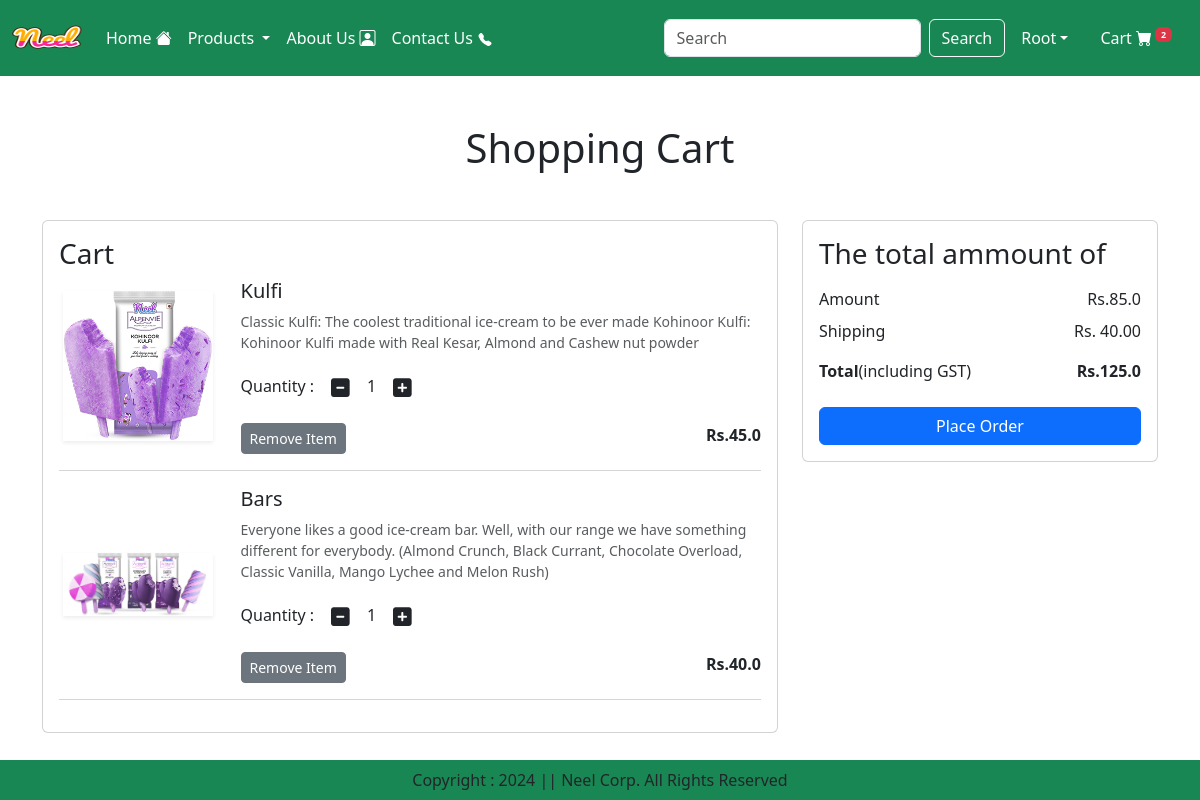
Page /cart/ (signed in) on the committed database.
### app/models.py (models this page shows, shortened)
class Cart(models.Model):
    user = models.ForeignKey(User,on_delete=models.CASCADE)
    product = models.ForeignKey(Product,on_delete=models.CASCADE)
    quantity = models.PositiveIntegerField(default=1)

class Product(models.Model):
    title = models.CharField( max_length=100)
    selling_price = models.FloatField()
    discounted_price = models.FloatField()
    description = models.TextField()
    composition = models.TextField()
    prodapp = models.TextField(default='')
    category = models.CharField(choices=CATEGORY_CHOICES, max_length=2)
    product_image = models.ImageField(upload_to='product',null=True)

### app/views.py (the view)
# urls.py: path("cart/",showcart,name="showcart"),
@login_required
def showcart(request):
    cartitem = cart_num(request)
    user = request.user
    cart = Cart.objects.filter(user=user)
    amount = 0
    for p in cart:
        value = p.quantity * p.product.discounted_price
        amount+=value
    totalamount = amount +40
    return render(request,'cart.html',locals())

### app/views.py (called while the page is built)
def cart_num(request)->int:
    if request.user.is_authenticated:
        return  len(Cart.objects.filter(user=request.user))

### app/templates/cart.html (shortened to what this page needs)
{% extends "base.html" %}
{% load static %}
{% block main %}
<div class="container my-5">
    <div class="row">
        {% if cart %}
        <h1 class="text-center mb-5">Shopping Cart</h1>
        <div class="col-sm-8">
            <div class="card">
                <div class="card-body">
                    <h3>Cart</h3>
                    {% for item in cart %}
                    <div class="row">
                        <div class="col-sm-3 text-center align-self-center"><img src="{{item.product.product_image.url}}" class="img-fluid img-tumbnail shadow-sm" height="150" width="150" alt="">
                        </div>
                        <div class="col-sm-9">
                            <div>
                                <h5>{{item.product.title}}</h5>
                                <p class="mb-2 text-muted small">{{item.product.description}}</p>
                                <div class="my-3">
                                    <label for="quantity">Quantity :</label>
                                    <a class="minus-cart btn" pid="{{item.product.id}}"><i class="fas fa-minus-square fa-lg"></i></a>
                                    <span id="quantity">{{item.quantity}}</span>
                                    <a class="plus-cart btn" pid="{{item.product.id}}"><i class="fas fa-plus-square fa-lg"></i></a>
                                </div>
                                <div class="d-flex justify-content-between">
                                    <a  class="remove-cart btn btn-sm btn-secondary mr-3" pid="{{item.product.id}}">Remove Item</a>
                                  <p class="mb-0"><span><strong>Rs.{{item.product.discounted_price}}</strong></span></p>
                                </div>
                            </div>
                        </div>
                     </div>
                     <hr class="text-muted">
                     {% endfor %}
                </div>
            </div>
        </div>
        <div class="col-sm-4">
            <div class="card">
                <div class="card-body">
                  <h3>The total ammount of </h3>
                  <ul class="list-group">
                    <li class="list-group-item d-flex justify-content-between align-items-center border-0 px-0 pb-0">Amount <span id="amount">Rs.{{amount}}</span></li>
                    <li class="list-group-item d-flex justify-content-between align-items-center border-0 px-0 ">Shipping <span>Rs. 40.00</span></li>
                    <li class="list-group-item d-flex justify-content-between align-items-center border-0 px-0 mb-3">
                        <div>
                            <strong>Total</strong>(including GST)<small></small>
                        </div>
                        <span id="totalamount"><strong>Rs.{{totalamount}}</strong></span>
                    </li>
                  </ul>
                  <div class="d-grid"><a href="{% url 'checkout' %}" class="btn btn-primary">Place Order</a></div>
                </div>
            </div>
        </div>
        {% else %}
        <h1 class="text-center mb-5">Cart is Empty</h1>
        {% endif %}
    </div>
</div>
{% endblock main %}

### app/templates/base.html (shortened to what this page needs)
{% load static %}
<!DOCTYPE html>
<html lang="en">
  <head>
    <link rel="stylesheet" href="https://cdn.jsdelivr.net/npm/bootstrap-icons@1.11.3/font/bootstrap-icons.min.css">
    <link
      href="https://cdn.jsdelivr.net/npm/bootstrap@5.3.3/dist/css/bootstrap.min.css"
      rel="stylesheet"
    />
    <link rel="stylesheet" href="{% static "css/owl.carousel.min.css" %}">
    <link rel="stylesheet" href="{% static "css/all.min.css" %}">
    <link rel="stylesheet" href="{% static "css/style.css" %}">
  </head>
  <body>
     <nav class="navbar navbar-expand-lg navbar-dark bg-success">
      <div class="container-fluid">
        <a class="navbar-brand" href=""><img src="{% static "images/neel.png" %}" width="70" height="50" alt=""> </a>
        <div class="collapse navbar-collapse" id="navbarSupportedContent">
          <ul class="navbar-nav me-auto mb-2 mb-lg-0">
            <li class="nav-item">
              <a class="nav-link active" aria-current="page" href="/">Home <i class="bi bi-house-fill"></i></a>
            </li>
            <li class="nav-item dropdown ">
              <a class="nav-link dropdown-toggle text-white" href="#" role="button" data-bs-toggle="dropdown" aria-expanded="false">
                Products
              </a>
            </li>
            <li class="nav-item">
              <a class="nav-link text-white" href="{% url 'about'%}"> About Us <i class="bi bi-person-square"></i></a>
            </li>
            <li class="nav-item">
              <a class="nav-link text-white" href="{% url 'contact'%}">Contact Us </a>
            </li>
          </ul>
          <form class="d-flex" role="search" action="/search">
            <input class="form-control me-2" name="search" type="search" placeholder="Search" aria-label="Search">
            <button class="btn btn-outline-light" type="submit">Search</button>
          </form>
        </div>
          <ul class="navbar-nav  me-auto mb-2 mb-lg-0">
            {% if request.user.is_authenticated %}
            <li class="nav-item dropdown mx-2">
              <a class="nav-link dropdown-toggle text-white" href="#" id="profileDropdown" role="button" data-bs-toggle="dropdown"
               aria-expanded="false">{{request.user.username|capfirst}}</a>
            </li>
            <li class="nav-item mx-2">
              <a href="{% url "showcart" %}" class="nav-link text-white">Cart <i class="bi bi-cart-fill"></i>{% if cartitem > 0 %}<sup>
                <span class="badge bg-danger">
                {{cartitem}}
              </span></sup>
              {% endif %}
              </a>
            </li>
            {% endif %}
          </ul>
      </div>
    </nav>
    {% block main %}{% endblock main %}
    <footer class="container-fluid fixed-bottom bg-success text-center p-2 mt-5">
      Copyright : 2024 || Neel Corp. All Rights Reserved
    </footer>
  </body>
</html>

### rows in the picture
Cart: product.product_image (picture), product "Kulfi", product.description "Classic Kulfi: The coolest traditional ice-cream to be ever made Kohinoor Kulfi: Kohinoor Kulfi made with Real Kesar, Almond and Cashew nut powder", quantity "1", product.discounted_price "45.0"
Cart: product.product_image (picture), product "Bars", product.description "Everyone likes a good ice-cream bar. Well, with our range we have something different for everybody. (Almond Crunch, Black Currant, Chocolate Overload, Classic Vanilla, Mango Lychee and Melon Rush)", quantity "1", product.discounted_price "40.0"

### other values in the picture
{{ request.user.username|capfirst }} "Root"
{{ cartitem }} "2"
{{ amount }} "85.0"
{{ totalamount }} "125.0"
